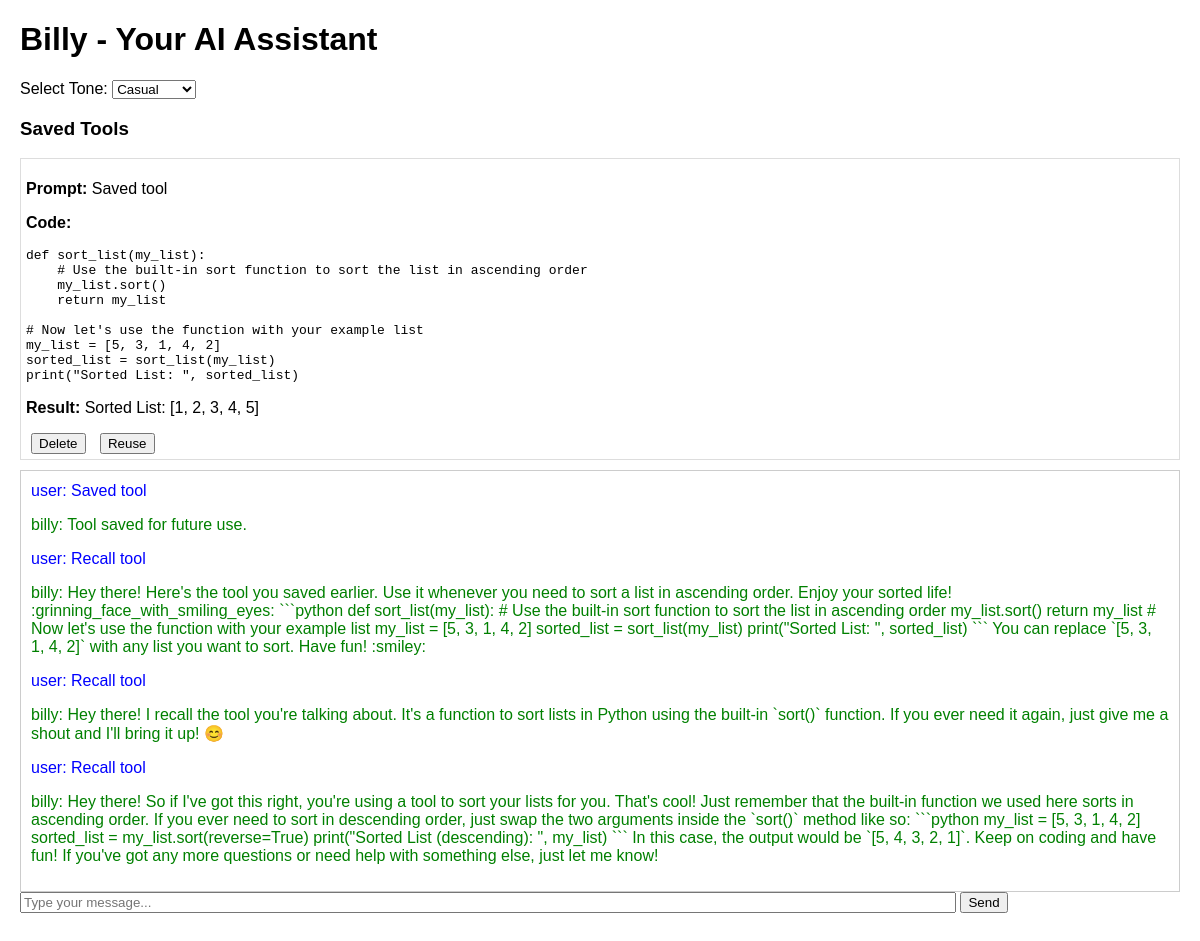
The page / on the database its author committed.
### tables this page shows
CREATE TABLE memory (
        id INTEGER PRIMARY KEY AUTOINCREMENT,
        prompt TEXT,
        response TEXT,
        category TEXT,
        tool_code TEXT,
        tool_result TEXT,
        timestamp DATETIME DEFAULT CURRENT_TIMESTAMP
    );

### src/billy.py (the view, shortened to what this page needs)
@app.route("/", methods=["GET", "POST"])
def chat():
    global TONE, last_code, last_execution_result
    chat_history = []
    memory = load_memory()
    tools = [entry for entry in memory if entry.get("category") == "tool"]
    for entry in memory:
        chat_history.append({"role": "user", "content": entry["prompt"]})
        chat_history.append({"role": "billy", "content": entry["response"]})
    return render_template("index.html", chat_history=chat_history, tone=TONE, tools=tools)

### src/billy.py (called while the page is built)
def get_db_connection():
    conn = sqlite3.connect("/home/billybs/Projects/billy/db/billy.db")
    conn.row_factory = sqlite3.Row
    return conn

def load_memory():
    conn = get_db_connection()
    cursor = conn.cursor()
    cursor.execute("SELECT * FROM memory")
    rows = cursor.fetchall()
    conn.close()
    return [dict(row) for row in rows]

### src/templates/index.html (shortened to what this page needs)
<!DOCTYPE html>
<html>
<head>
</head>
<body>
    <h1>Billy - Your AI Assistant</h1>
    <div class="controls">
        <label for="tone">Select Tone:</label>
        <select id="tone" name="tone" onchange="updateTone()">
            <option value="casual" {% if tone == 'casual' %}selected{% endif %}>Casual</option>
        </select>
    </div>
    <div class="tools">
        <h3>Saved Tools</h3>
        {% for tool in tools %}
            <div class="tool">
                <p><strong>Prompt:</strong> {{ tool.prompt }}</p>
                <p><strong>Code:</strong> <pre>{{ tool.tool_code }}</pre></p>
                <p><strong>Result:</strong> {{ tool.tool_result }}</p>
                <button onclick="deleteTool('{{ loop.index0 }}')">Delete</button>
                <button onclick="reuseTool('{{ tool.tool_code | replace('\n', '\\n') }}')">Reuse</button>
            </div>
        {% else %}
            <p>No tools saved yet.</p>
        {% endfor %}
    </div>
    <div class="chat-box" id="chat">
        {% for message in chat_history %}
            <p class="{{ message.role }}">{{ message.role }}: {{ message.content }}</p>
        {% endfor %}
    </div>
    <form method="POST" action="/">
        <input type="text" name="prompt" id="prompt" placeholder="Type your message..." style="width: 80%;">
        <input type="submit" value="Send">
    </form>
</body>
</html>

### src/templates/index.html (style rules this page uses)
body { font-family: Arial, sans-serif; margin: 20px; }
.chat-box { border: 1px solid #ccc; padding: 10px; height: 400px; overflow-y: scroll; }
.controls { margin: 10px 0; }
.tools { margin: 10px 0; }
.tool { border: 1px solid #ddd; padding: 5px; margin: 5px 0; }
button { margin: 0 5px; }

### rows shown on the page
memory: prompt "Saved tool", tool_code "def sort_list(my_list): # Use the built-in sort function to sort the list in ascending order my_list.sort() return my_list # Now let's use the function with your example list my_list = [5, 3, 1, 4, 2] sorted_list = sort_list(my_list) print(\"Sorted List: \", sorted_list)", tool_result "Sorted List: [1, 2, 3, 4, 5]", role "user", content "Saved tool", role "billy", content "Tool saved for future use."
memory: role "user", content "Recall tool", role "billy", content "Hey there! Here's the tool you saved earlier. Use it whenever you need to sort a list in ascending order. Enjoy your sorted life! :grinning_face_with_smiling_eyes: ```python def sort_list(my_list): # Use the built-in sort function to sort the list in ascending order my_list.sort() return my_list # Now let's use the function with your example list my_list = [5, 3, 1, 4, 2] sorted_list = sort_list(my_list) print(\"Sorted List: \", sorted_list) ``` You can replace `[5, 3, 1, 4, 2]` with any list you want to sort. Have fun! :smiley:"
memory: role "user", content "Recall tool", role "billy", content "Hey there! I recall the tool you're talking about. It's a function to sort lists in Python using the built-in `sort()` function. If you ever need it again, just give me a shout and I'll bring it up! 😊"
memory: role "user", content "Recall tool", role "billy", content "Hey there! So if I've got this right, you're using a tool to sort your lists for you. That's cool! Just remember that the built-in function we used here sorts in ascending order. If you ever need to sort in descending order, just swap the two arguments inside the `sort()` method like so: ```python my_list = [5, 3, 1, 4, 2] sorted_list = my_list.sort(reverse=True) print(\"Sorted List (descending): \", my_list) ``` In this case, the output would be `[5, 4, 3, 2, 1]`. Keep on coding and have fun! If you've got any more questions or need help with something else, just let me know!"
